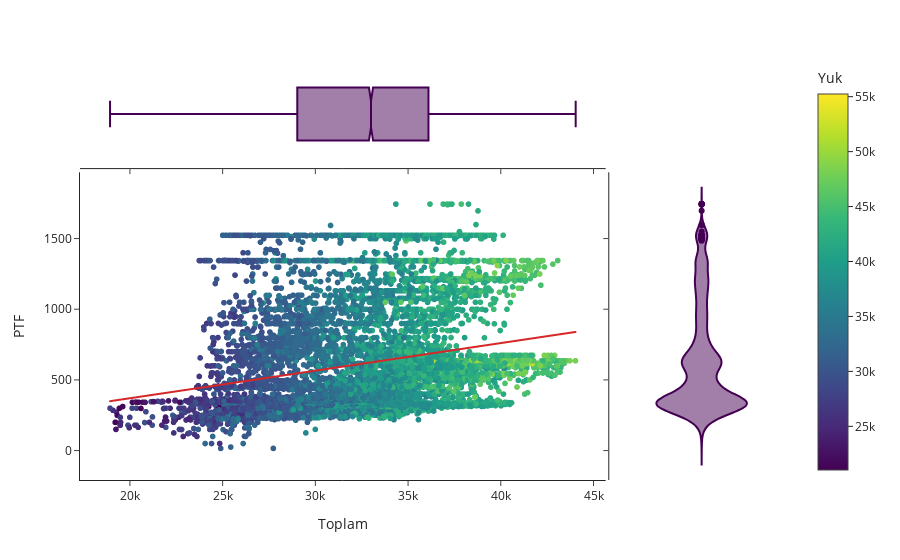

Here is the notebook cell this chart was saved with:
### Code cell
fig = px.scatter(df_total, x="Toplam", y="PTF", color="Yuk", marginal_y="violin",
           marginal_x="box", trendline="ols", template="simple_white")
fig.show()

### Figure 1 — Plotly figure (JSON) as saved in the notebook; plotly's stock layout.template omitted (floating-point values rounded to 4 significant figures; data arrays with more than 128 entries replaced by an {"elided": "..."} marker saying what was removed)
{"data": [{"hovertemplate": "Toplam=%{x}<br>PTF=%{y}<br>Yuk=%{marker.color}<extra></extra>", "legendgroup": "", "marker": {"color": {"elided": "10200 int values"}, "coloraxis": "coloraxis", "symbol": "circle"}, "mode": "markers", "name": "", "showlegend": false, "type": "scattergl", "x": {"elided": "10200 float values"}, "xaxis": "x", "y": {"elided": "10200 float values"}, "yaxis": "y"}, {"alignmentgroup": "True", "hovertemplate": "Toplam=%{x}<extra></extra>", "legendgroup": "", "marker": {"color": "#440154", "symbol": "circle"}, "name": "", "notched": true, "offsetgroup": "", "showlegend": false, "type": "box", "x": {"elided": "10200 float values"}, "xaxis": "x3", "yaxis": "y3"}, {"alignmentgroup": "True", "hovertemplate": "PTF=%{y}<extra></extra>", "legendgroup": "", "marker": {"color": "#440154", "symbol": "circle"}, "name": "", "offsetgroup": "", "scalegroup": "y", "showlegend": false, "type": "violin", "xaxis": "x2", "y": {"elided": "10200 float values"}, "yaxis": "y2"}, {"hovertemplate": "<b>OLS trendline</b><br>PTF = 0.01952 * Toplam + -19.8815<br>R<sup>2</sup>=0.057064<br><br>Toplam=%{x}<br>PTF=%{y} <b>(trend)</b><extra></extra>", "legendgroup": "", "marker": {"symbol": "circle"}, "mode": "lines", "name": "", "showlegend": false, "type": "scattergl", "x": {"elided": "10200 float values"}, "xaxis": "x", "y": {"elided": "10200 float values"}, "yaxis": "y"}], "layout": {"coloraxis": {"colorbar": {"title": {"text": "Yuk"}}, "colorscale": [[0, "#440154"], [0.1111, "#482878"], [0.2222, "#3e4989"], [0.3333, "#31688e"], [0.4444, "#26828e"], [0.5556, "#1f9e89"], [0.6667, "#35b779"], [0.7778, "#6ece58"], [0.8889, "#b5de2b"], [1, "#fde725"]]}, "legend": {"tracegroupgap": 0}, "margin": {"t": 60}, "xaxis": {"anchor": "y", "domain": [0, 0.7363], "title": {"text": "Toplam"}}, "xaxis2": {"anchor": "y2", "domain": [0.7413, 1], "matches": "x2", "showline": false, "showticklabels": false, "ticks": ""}, "xaxis3": {"anchor": "y3", "domain": [0, 0.7363], "matches": "x", "showticklabels": false}, "xaxis4": {"anchor": "y4", "domain": [0.7413, 1], "matches": "x2", "showline": false, "showticklabels": false, "ticks": ""}, "yaxis": {"anchor": "x", "domain": [0, 0.7326], "title": {"text": "PTF"}}, "yaxis2": {"anchor": "x2", "domain": [0, 0.7326], "matches": "y", "showticklabels": false}, "yaxis3": {"anchor": "x3", "domain": [0.7426, 1], "matches": "y3", "showline": false, "showticklabels": false, "ticks": ""}, "yaxis4": {"anchor": "x4", "domain": [0.7426, 1], "matches": "y3", "showline": false, "showticklabels": false, "ticks": ""}}}
